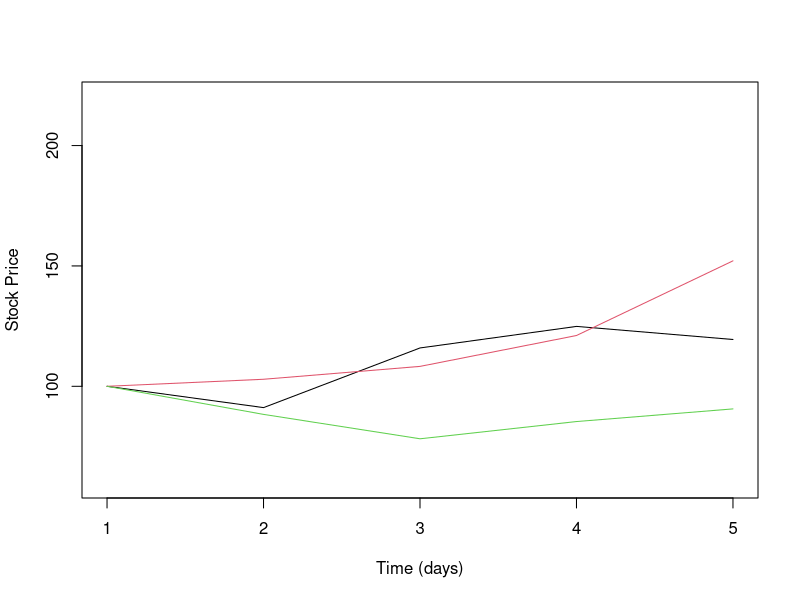

The R source for this figure:
#generate sample path for stock price using Geometric Brownian motion
#define constants
S_0<-100
T<-1
r<-0.05
sigma<-0.3
n<-3 # sample size
d<-4   #time size
delta<-T/d
grid<-seq(delta,T,length.out=d) #time grid
S<-matrix(rep(0,n*(d+1)),nrow=n)#create a matrix to store asset prices

#generate nxd pseudo-random normal numbers
set.seed(1) #for illustrative purpose only
x<-matrix(rnorm(n*d),nrow=n)

#generate n sample paths of Brownian Motion
BM<-sqrt(delta)*t(apply(x,1,cumsum))

#generate n sample paths of stock price
S<-cbind(rep(S_0,n),S_0*exp(sweep(sigma*BM,MARGIN=2,(r-sigma^2/2)*grid,'+')))

#plot the sample paths
plot(1:(d+1),S[1,],type='l',ylim=c(60,220),col=1,ylab='Stock Price',xlab='Time (days)')
for (i in 2:n){
	points(1:(d+1),S[i,],type='l',col=i)
}

